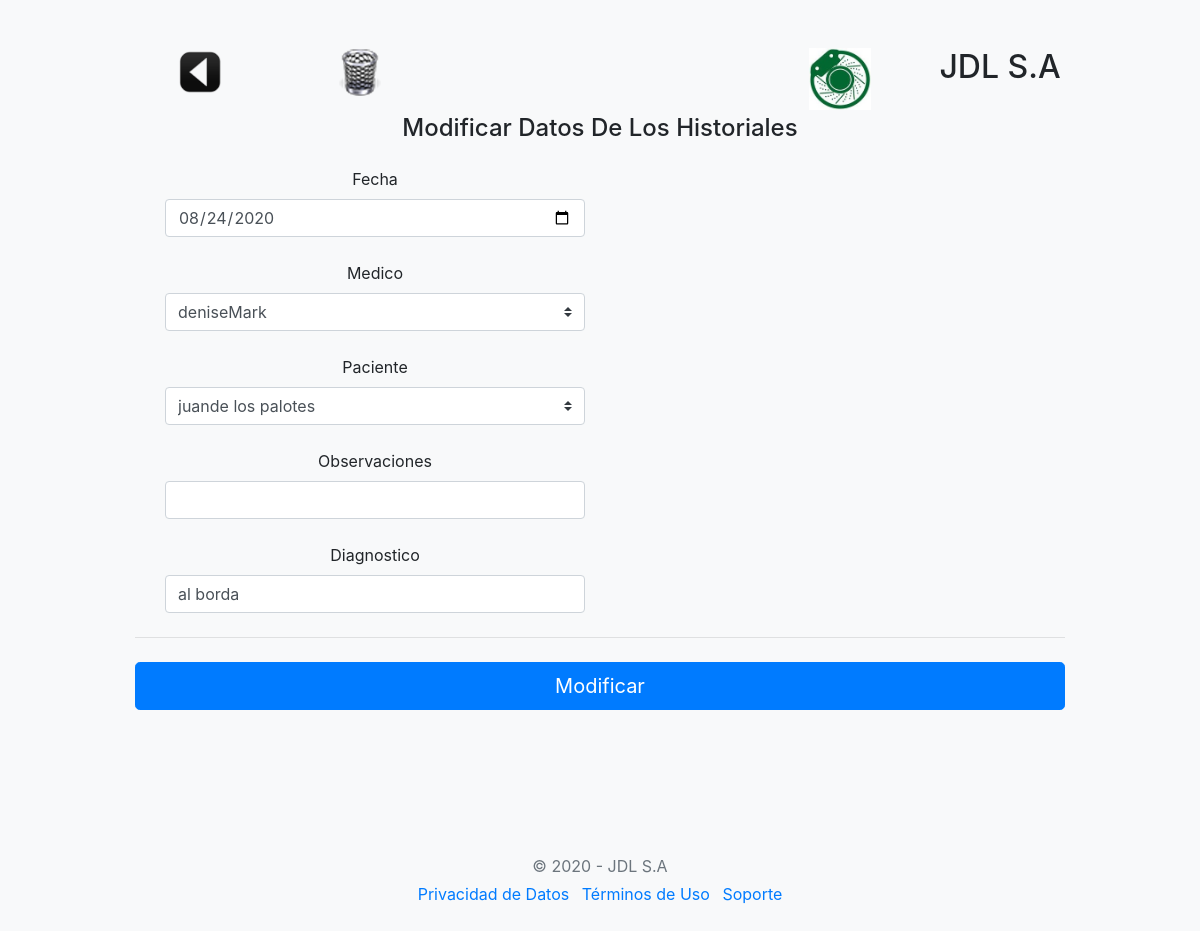
Page /historiales/modifica.php?id_historial=1 on the earlier database version.
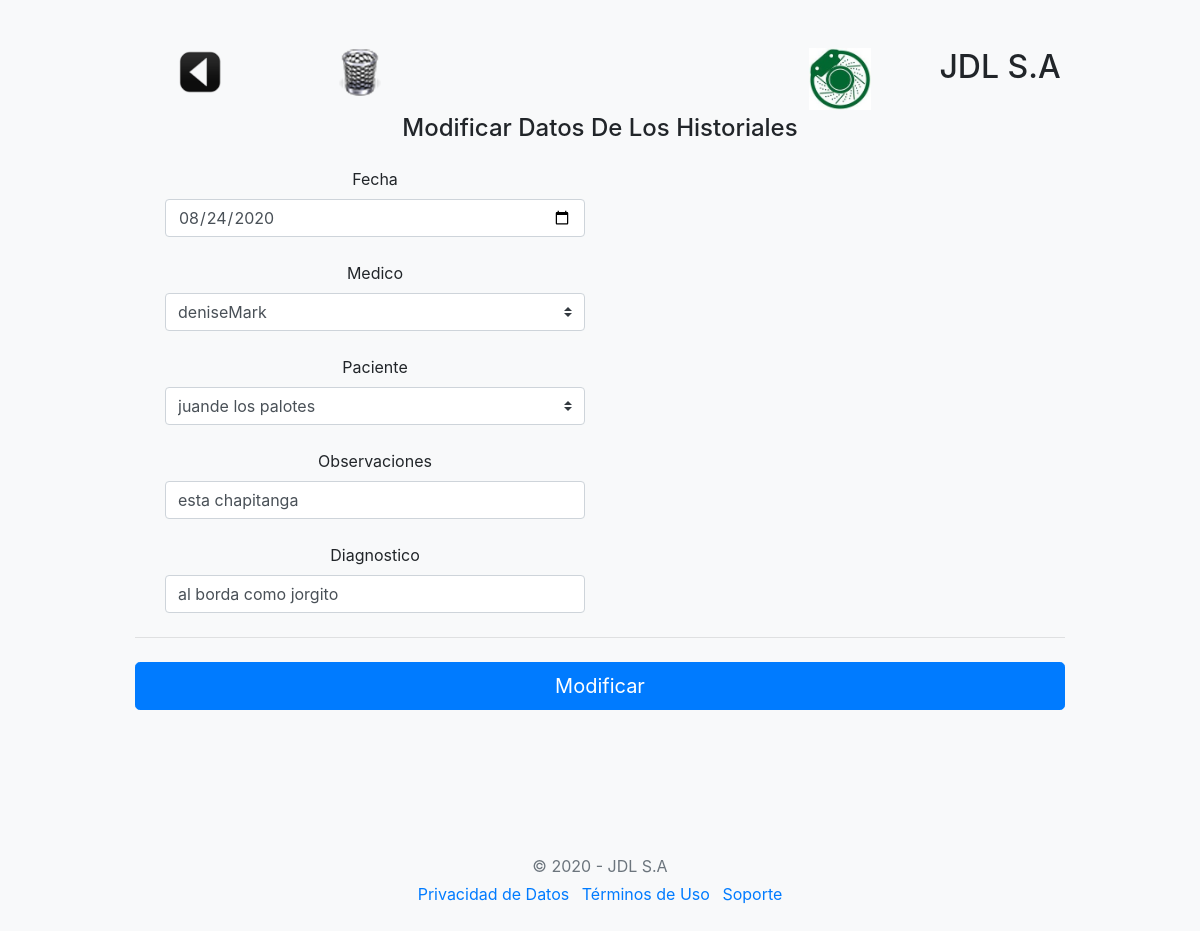
Same page on the later database version.
### tables this page shows
CREATE TABLE `historiales` (
  `id_historial` int(8) NOT NULL,
  `fecha_historial` date DEFAULT NULL,
  `clinico_historial` varchar(50) DEFAULT NULL,
  `paciente_historial` varchar(50) DEFAULT NULL,
  `observacion_historial` varchar(200) DEFAULT NULL,
  `diagnostico_historial` varchar(200) DEFAULT NULL
);

### historiales/modifica.php (the view, shortened to what this page needs)
<!doctype html>
<html>
<?php
    require "../metodos.php";
?>
  <body class="bg-light">
    <div class="container">
  <div class="py-5 text-center">
  <div class="row">
    <div class="col-sm-2"><h2>
		<img border="0" src="../img/atras.png" width="48" height="48" title="Volver al menú"
							onclick=location.href='../historiales/';
							onKeyPress=location.href='../historiales/';
							style='cursor:pointer';/>
	</h2>
	</div>
    <div class="col-sm-2">
		<img border="0" src="../img/borrar.png" width="48" height="48" title="Eliminar"
						<?php echo " onclick=location.href='"
												. "cuidado.php?id_historial=".$_GET['id_historial'] . "'"; ?>;
						<?php echo " onKeyPress=location.href='"
												. "cuidado.php?id_historial=".$_GET['id_historial'] . "'"; ?>
						style='cursor:pointer';/>
	</div>
	<div class="col-sm-2"></div>
    <div class="col-sm-2"><h2></h2></div>
  <div class="col-sm-2"><img class="d-block mx-auto mb-1" src="../img/disc.jpg" alt="" width="62" height="62"></div>
  <div class="col-sm-2"><h2>JDL S.A</h2></div>
</div>
    <div class="col-md-12 order-md-1">
      <h4 class="mb-4">Modificar Datos De Los Historiales</h4>
      <form class="needs-validation" novalidate action="modi.php" method="POST">
<?php
   require "../conexion.php";
    $sql = "SELECT * from historiales where id_historial = " . $_GET['id_historial'];
	$query = $mysqli->query($sql);
	while($resultado = $query->fetch_assoc()) {
        $historiales[] = $resultado;
    }
    $sql = "SELECT * from clinicos order by id_clinico";
    $query = $mysqli->query($sql);
    while($resultado = $query->fetch_assoc()) {
          $clinicos[] = $resultado;
      }
      $sql = "SELECT * from pacientes order by id_paciente";
      $query = $mysqli->query($sql);
      while($resultado = $query->fetch_assoc()) {
            $pacientes[] = $resultado;
        }
?>
    <div class="col-md-6 mb-4">
            <label for="fecha_historial">Fecha</label>
            <input type="date" class="form-control" name="fecha_historial" placeholder="" value=<?php echo "'".$historiales[0]['fecha_historial']."'" ?> required>
          </div>
          <div class="col-md-6 mb-4">
           <label for="clinico">Medico</label>
           <select class="custom-select d-block w-100" name="clinico_historial" required>
           <?php
				     $long = count($clinicos);
				     for($i=0; $i< $long; $i++){
				     echo "<option";
				     echo " value=" .$clinicos[$i]['id_clinico'] .">";
                 echo $clinicos[$i]['nombre_clinico'];
                 echo $clinicos[$i]['apellido_clinico'];
				     echo "</option>";
             }
				   ?>
            </select>
          </div>
          <div class="col-md-6 mb-4">
           <label for="paciente">Paciente</label>
           <select class="custom-select d-block w-100" name="paciente_historial" required>
           <?php
				     $long = count($pacientes);
				     for($i=0; $i< $long; $i++){
				     echo "<option";
				     echo " value=" .$pacientes[$i]['id_paciente'] .">";
                 echo $pacientes[$i]['nombre_paciente'];
                 echo $pacientes[$i]['apellido_paciente'];
				     echo "</option>";
             }
				   ?>
            </select>
          </div>
        <div class="col-md-6 mb-4">
            <label for="observacion_historial">Observaciones</label>
            <input type="text" class="form-control" name="observacion_historial" placeholder="" value=<?php echo "'".$historiales[0]['observacion_historial']."'" ?> required>
          </div>
          <div class="col-md-6 mb-4">
            <label for="diagnostico_historial">Diagnostico</label>
            <input type="text" class="form-control" name="diagnostico_historial" placeholder="" value=<?php echo "'".$historiales[0]['diagnostico_historial']."'" ?> required>
          </div>
		</div>
        <hr class="mb-4">
        <button class="btn btn-primary btn-lg btn-block" type="submit">Modificar</button>
    </div>
  </div>
  <footer class="my-5 pt-5 text-muted text-center text-small">
    <p class="mb-1">&copy; 2020 - JDL S.A</p>
    <ul class="list-inline">
      <li class="list-inline-item"><a href="#">Privacidad de Datos</a></li>
      <li class="list-inline-item"><a href="#">Términos de Uso</a></li>
      <li class="list-inline-item"><a href="#">Soporte</a></li>
    </ul>
  </footer>
</body>
</html>

Differences in the rows shown:
changed historiales: observacion_historial (not shown) → "esta chapitanga"; diagnostico_historial "al borda" → "al borda como jorgito"
